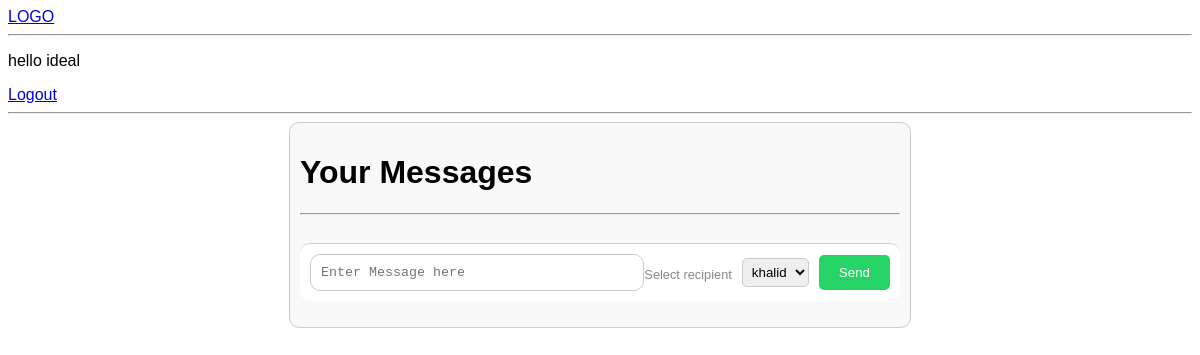
The app's page / (signed in), older data.
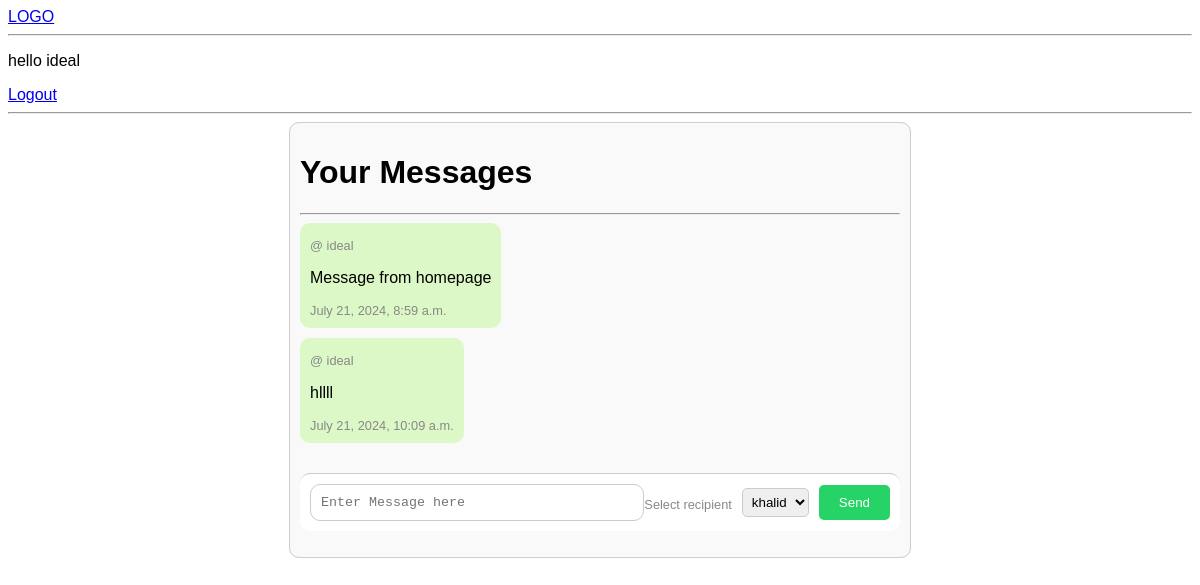
The same page, newer data.
### home/models.py (models this page shows, shortened)
class Message(models.Model):
    sender = models.ForeignKey(User, on_delete=models.CASCADE, related_name='sent_messages')
    recipient = models.ForeignKey(User, on_delete=models.CASCADE, related_name='received_messages', null=True)
    content = models.TextField()
    updated = models.DateTimeField(auto_now=True, null=True)
    created = models.DateTimeField(auto_now_add=True, null=True)
    class Meta:
        ordering =  ['updated', 'created']

### home/views.py (the view)
# urls.py: 2. Add a URL to urlpatterns:  path('', views.home, name='home')
@login_required(login_url='/login')
def home(request):
     user = request.user
     users = User.objects.exclude(id=request.user.id)
     sents = Message.objects.filter(sender=user)
     rec = Message.objects.filter(recipient=user)
     msgs = Message.objects.filter(Q(sender=user) | Q(recipient=user)).order_by('created')
     if request.method == 'POST':
        recipient_id = request.POST['recipient']
        content = request.POST['content']
        recipient = User.objects.get(id=recipient_id)
        chat = Message(sender=request.user, content=content, recipient=recipient)
        chat.save()
     context = {'sents': sents, 'users': users, 'rec': rec, 'msgs': msgs}
     return render(request, 'home.html', context)

### templates/home.html (shortened to what this page needs)
<html>
<head>
    {% include 'navbar.html' %}
</head>
<body>
    <div class="chat-container">
        <h1>Your Messages</h1><hr>
        <div class="messages">
            {% for msg in msgs %}
                <div class="message {% if msg.sender == user %}sent{% else %}received{% endif %}">
                    <div class="message-content">
                        <div class="timestamp">@ {{msg.sender}}</div>
                        <p id="write-message">{{ msg.content }}</p>
                        <div class="timestamp">{{ msg.created }}</div>
                    </div>
                </div>
            {% endfor %}
        </div>
        <form method="POST" action="" class="chat-input">
            <textarea name="content" placeholder="Enter Message here"  rows="1" ></textarea>
            <div class="timestamp">Select recipient</div>
            <select name="recipient" id="recipient" required >
                {% for user in users %}
                <option value="{{user.id}}"> {{user.username}}</option>
                {% endfor %}
            </select>
            <button type="Submit" value="Submit">Send</button>
        </form>
    </div>
</body>
</html>

Row changes from the older to the newer data that the page shows:
added Message: sender "ideal", content "Message from homepage", created "July 21, 2024, 8:59 a.m."
added Message: sender "ideal", content "hllll", created "July 21, 2024, 10:09 a.m."
